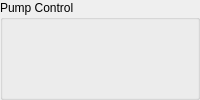
      <widget class="QGroupBox" name="groupBox_10">
       <property name="title">
        <string>Pump Control</string>
       </property>
       <layout class="QVBoxLayout" name="verticalLayout_11">
        <item>
         <widget class="Button" name="pump_reset_controller_button">
          <property name="visible">
           <bool>true</bool>
          </property>
          <property name="signal_path" stdset="0">
           <string>ParameterQuery;ManageDIO;DO4Controller</string>
          </property>
          <property name="tx" stdset="0">
           <bool>true</bool>
          </property>
          <property name="on_value" stdset="0">
           <number>1</number>
          </property>
          <property name="off_value" stdset="0">
           <number>0</number>
          </property>
         </widget>
        </item>
        <item>
         <widget class="Button" name="pump_reset_button">
          <property name="signal_path" stdset="0">
           <string>ParameterQuery;ManageDIO;DO4Command</string>
          </property>
          <property name="label_override" stdset="0">
           <string>Pump Reset</string>
          </property>
          <property name="label_visible" stdset="0">
           <bool>false</bool>
          </property>
          <property name="tx" stdset="0">
           <bool>true</bool>
          </property>
          <property name="on_value" stdset="0">
           <number>1</number>
          </property>
          <property name="off_value" stdset="0">
           <number>0</number>
          </property>
         </widget>
        </item>
        <item>
         <widget class="Led" name="led">
          <property name="signal_path" stdset="0">
           <string>StatusBits;DI4</string>
          </property>
          <property name="label_override" stdset="0">
           <string>Pump Running</string>
          </property>
          <property name="automatic_off_color" stdset="0">
           <bool>false</bool>
          </property>
          <property name="manual_off_color" stdset="0">
           <color>
            <red>192</red>
            <green>32</green>
            <blue>32</blue>
           </color>
          </property>
         </widget>
        </item>
        <item>
         <widget class="Led" name="led_2">
          <property name="signal_path" stdset="0">
           <string>StatusBits;DI3</string>
          </property>
          <property name="label_override" stdset="0">
           <string>Pump VFD Faulted</string>
          </property>
          <property name="automatic_off_color" stdset="0">
           <bool>false</bool>
          </property>
          <property name="on_color" stdset="0">
           <color>
            <red>192</red>
            <green>32</green>
            <blue>32</blue>
           </color>
          </property>
          <property name="manual_off_color" stdset="0">
           <color>
            <red>96</red>
            <green>96</green>
            <blue>96</blue>
           </color>
          </property>
         </widget>
        </item>
       </layout>
      </widget>
